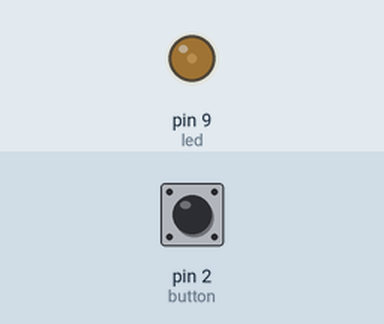
This sketch was run on a simulated Arduino Uno, built with avr-gcc and run on an emulated ATmega328P. Shown: output pins drawn as LEDs (lit = HIGH). Inputs (shaded band) come from the test bench; at power-on: pin 2 (button) HIGH.

Above: at 1.2 s.
1.3 s: pin 2 (button) pulled LOW for 1 s
At 3.6 s:
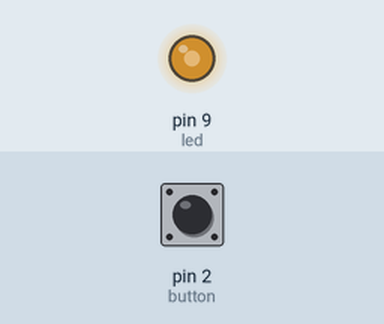
4.0 s: pin 2 (button) pulled LOW for 0.15 s
At 5.0 s:
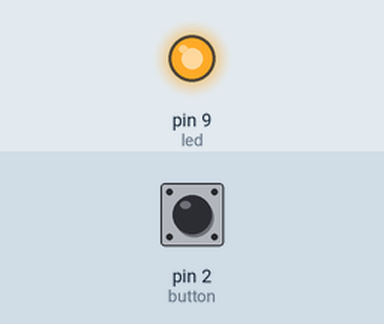
5.8 s: pin 2 (button) pulled LOW for 3.2 s
At 9.8 s:
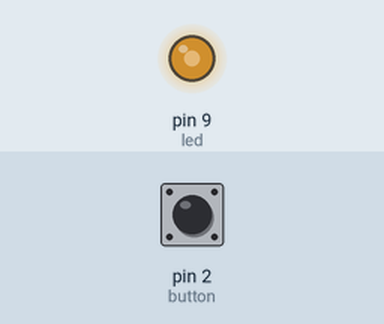
Timing chart, 0 to 11.3 s (numbered marks = the images above; inputs shaded):
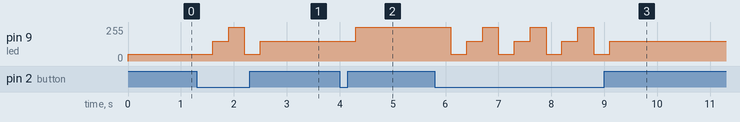

Measured:
- after the input at 1.3 s, pin 9 (led): 50/255 → 150/255 after 0.30 s, → 255/255 0.30 s later, → 50/255 0.30 s later, → 150/255 0.30 s later
- after the input at 4.0 s, pin 9 (led): 150/255 → 255/255 after 0.30 s
- after the input at 5.8 s, pin 9 (led): 255/255 → 50/255 after 0.30 s, then repeats every 0.90 s: 150/255 0.30 s, 255/255 0.30 s, 50/255 0.30 s, until it stays 150/255 from 9.1 s

The sketch:

Task06_Button_Brightness_Control.ino
```cpp
int led = 9;
int button = 2;
int level = 0;

void setup() {
  pinMode(led, OUTPUT);
  pinMode(button, INPUT_PULLUP);
}

void loop() {
  if (digitalRead(button) == LOW) {
    level++;
    if (level > 2) level = 0;
    delay(300); // debounce
  }

  if (level == 0) analogWrite(led, 50);   // Low
  if (level == 1) analogWrite(led, 150);  // Medium
  if (level == 2) analogWrite(led, 255);  // High
}
```
